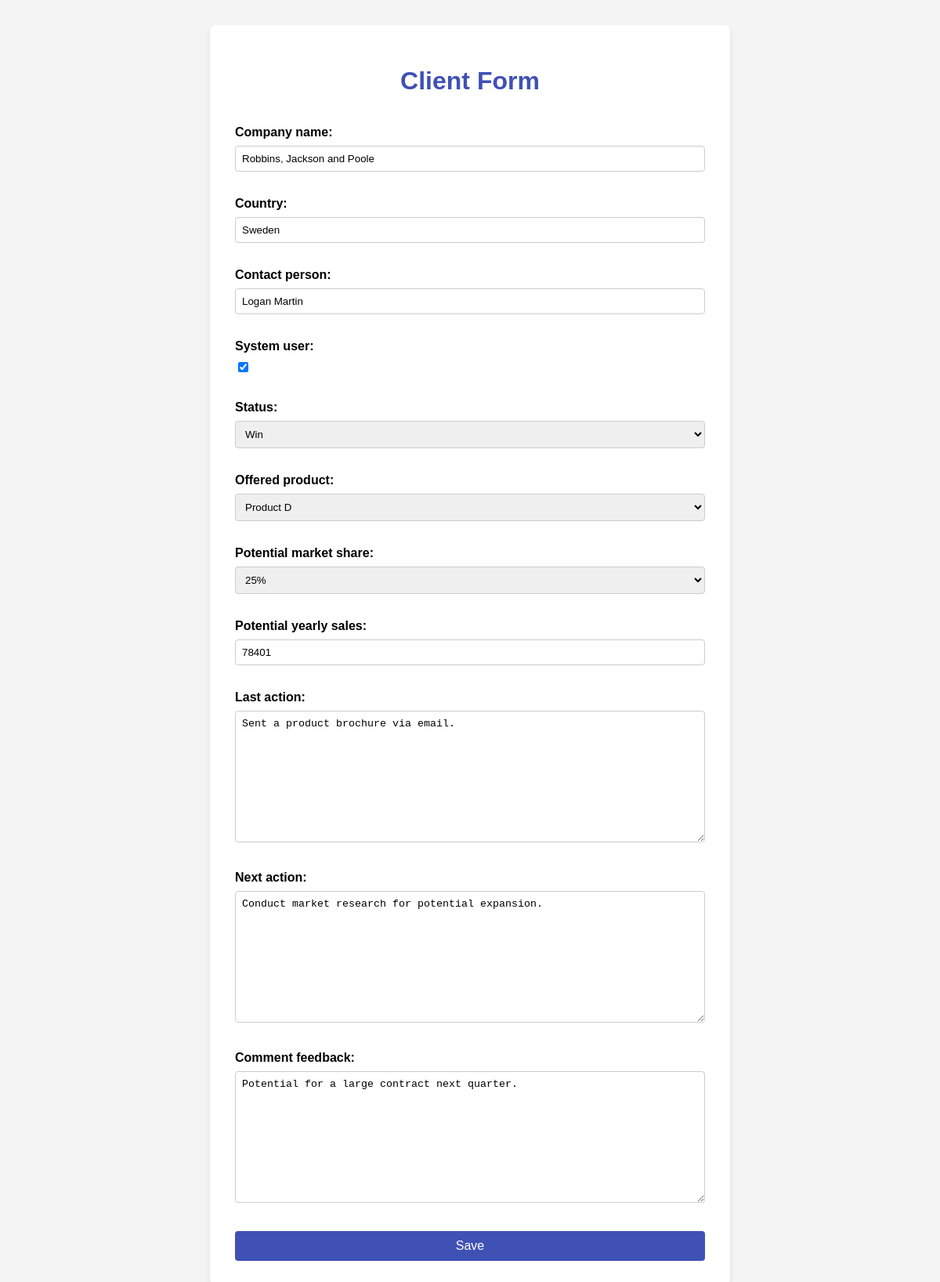
Page /clients/158/update/ on the earlier database version.
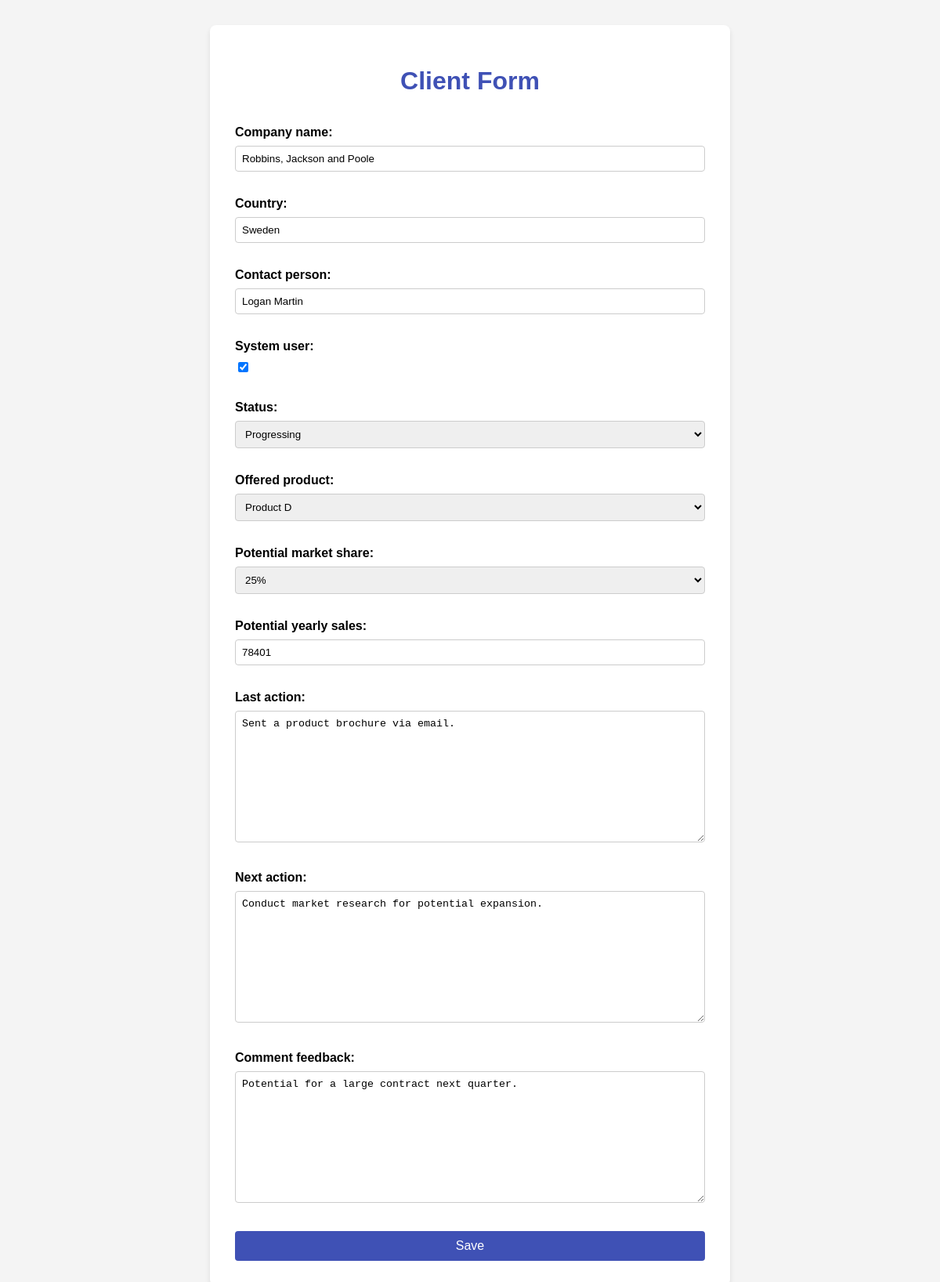
Same page on the later database version.
### clients/models.py (models this page shows, shortened)
class Client(models.Model):
    PRODUCT_CHOICES = [
        ('A', 'Product A'),
        ('B', 'Product B'),
        ('C', 'Product C'),
        ('D', 'Product D'),
        ('E', 'Product E'),
        ('F', 'Product F'),
    ]
    STATUS_CHOICES = [
        ('Progressing', 'Progressing'),
        ('On Hold', 'On Hold'),
        ('Win', 'Win'),
        ('Lost', 'Lost'),
    ]
    MARKET_SHARE_CHOICES = [
        (25, '25%'),
        (50, '50%'),
        (75, '75%'),
        (100, '100%'),
    ]
    ROADBLOCK_CHOICES = [ # Nowa lista opcji
        ('Budget freeze', 'Budget freeze'),
        ('Stakeholder unvailable', 'Stakeholder unvailable'),
        ('Needs approval', 'Needs approval'),
        ('Technical issue', 'Technical issue'),
        ('Resource limitation', 'Resource limitation'),
        ('Pricing negotiation', 'Pricing negotiation'),
        ('Project postponed', 'Project postponed'),
    ]
    company_name = models.CharField(max_length=150)
    country = models.CharField(max_length=50)
    contact_person = models.CharField(max_length=100)
    system_user = models.BooleanField(default=False)
    status = models.CharField(max_length=15, choices=STATUS_CHOICES, default='Progressing')
    reason_for_roadblock = models.CharField(max_length=50, choices=ROADBLOCK_CHOICES, blank=True, null=True)
    offered_product = models.CharField(max_length=1, choices=PRODUCT_CHOICES, blank=True, null=True)
    potential_market_share = models.IntegerField(choices=MARKET_SHARE_CHOICES, blank=True, null=True)
    potential_yearly_sales = models.IntegerField(blank=True, null=True)
    last_action = models.TextField(blank=True, null=True)
    next_action = models.TextField(blank=True, null=True)
    comment_feedback = models.TextField(blank=True, null=True)

### clients/views.py (the view)
# urls.py: path('<int:pk>/update/', views.client_update, name='client_update'),
def client_update(request, pk):
    client = get_object_or_404(Client, pk=pk)
    if request.method == 'POST':
        form = ClientForm(request.POST, instance=client)
        if form.is_valid():
            form.save()
            return redirect('client_detail', pk=client.pk)
    else:
        form = ClientForm(instance=client)
    context = {
        'form': form,
        'client': client
    }
    return render(request, 'clients/client_form.html', context)

### clients/forms.py (shortened to what this page needs)
class ClientForm(forms.ModelForm):
    class Meta:
        model = Client
        fields = '__all__'

### clients/templates/clients/client_form.html (shortened to what this page needs)
<!DOCTYPE html>
<html lang="en">
<head>
</head>
<body>
    <div class="container">
        <h1>Client Form</h1>
        <form method="post">
            {{ form.as_p }}
            <input type="submit" value="Save">
        </form>
    </div>
</body>
</html>

Differences in the rows shown:
changed Client "Robbins, Jackson and Poole": status "Win" → "Progressing"
